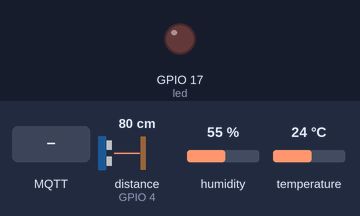
A sketch run on a simulated ESP32. On the bench: output pins drawn as LEDs (lit = HIGH). Wiring (from diagram.json): ultrasonic range finder: trigger GPIO 16; echo GPIO 4. The inputs (shaded band) are chosen by the test bench; at power-on: humidity 55 %, temperature 24 °C, distance to the obstacle (sensor on GPIO 4) 80 cm. The echo pulse lasts 58.3 µs per cm; WiFi joins after 1.5 s; servers stay silent unless stated; no MQTT or app messages arrive unless stated; pins used as bus, display or sensor lines are not drawn; what the sketch prints to the serial monitor is not drawn.

Above: at 2.7 s.
2.8 s: MQTT message "1" arrives on the first subscribed topic
At 3.7 s:
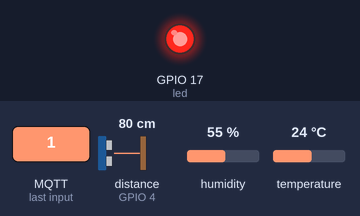
10.7 s: humidity set to 21 %
12.2 s: humidity set to 18 %
14.1 s: temperature set to 39.4 °C
20.5 s: temperature set to 40.8 °C
Timing chart, 0 to 23.5 s (numbered marks = the images above; inputs shaded):
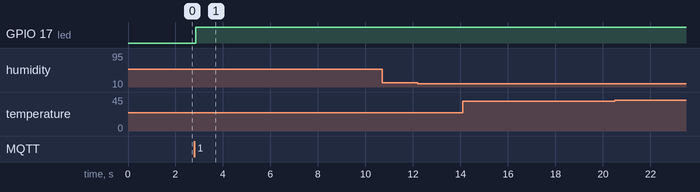

Measured:
- after the input at 2.8 s, GPIO 17 (led): LOW → HIGH after 0.05 s
- after the input at 10.7 s, every drawn part: stays the same
- after the input at 12.2 s, every drawn part: stays the same
- after the input at 14.1 s, every drawn part: stays the same
- after the input at 20.5 s, every drawn part: stays the same

The sketch:

sketch.ino
```cpp
#include <WiFi.h>
#include <PubSubClient.h>
#include <ArduinoJson.h>
#include <DHT.h>

#define DHTPIN 2
#define trigger 16
#define echo 4
#define led 17

DHT dht(DHTPIN, DHT22);

long getDistancia() {
  digitalWrite(trigger, LOW);
  delayMicroseconds(2);
  digitalWrite(trigger, HIGH);
  delayMicroseconds(10);
  digitalWrite(trigger, LOW);

  long duracao = pulseIn(echo, HIGH);
  long distancia = duracao * 0.034 / 2;

  return distancia;
}


long primeiraDistancia, segundaDistancia;
unsigned long primeiroTempo, segundoTempo;
float v;

WiFiClient wifiClient;
PubSubClient mqttClient(wifiClient);

void setup() {
  Serial.begin(9600);

  pinMode(trigger, OUTPUT);
  pinMode(echo, INPUT);
  pinMode(led, OUTPUT);

  dht.begin();

  WiFi.begin("Wokwi-GUEST", "");
  while (WiFi.status() != WL_CONNECTED) {
    delay(100);
    Serial.print(".");
  }
  Serial.println("\nWiFi Conectado!");

  mqttClient.setServer("test.mosquitto.org", 1883);
  mqttClient.setCallback([](char* topic, byte* payload, unsigned int length) {
    if (payload[0] == '1') {
      digitalWrite(led, HIGH);
      Serial.println("\nSISTEMA LIGADO");
    }
    if (payload[0] == '0') {
      digitalWrite(led, LOW);
      Serial.println("\nSISTEMA DESLIGADO");
    }
  });

  while (!mqttClient.connect("esp32-rafaelts")) {
    Serial.println("Conectando-se ao MQTT...");
    delay(1000);
  }

  Serial.println("MQTT conectado!");
  mqttClient.subscribe("led/control/rafaelts");

  Serial.println("Monitor de Velocidade Iniciado");
}

void loop() {
  if (!mqttClient.connected()) {
    mqttClient.connect("esp32-rafaelts");
  }

  mqttClient.loop();

  float t = dht.readTemperature();
  float h = dht.readHumidity();

  if (isnan(t) || isnan(h)) {
    Serial.println("Erro ao ler o sensor DHT!");
    return;
  }

  if (t > 40) {
    Serial.println("Temperatura inadequada para jogo");
  }

  if (h < 20) {
    Serial.println("Umidade inadequada para jogo");
  }

  primeiraDistancia = getDistancia();
  primeiroTempo = millis();

  delay(250);

  segundaDistancia = getDistancia();
  segundoTempo = millis();

  float deltaDistancia = abs(primeiraDistancia - segundaDistancia);
  float deltaTempo = (segundoTempo - primeiroTempo) / 1000.0;

  if (deltaTempo > 0) {
    v = deltaDistancia / deltaTempo;
  } else {
    v = 0;
  }

  Serial.println("--------------------");
  Serial.print("Distancia1: ");
  Serial.print(primeiraDistancia);
  Serial.println(" cm");

  Serial.print("Distancia2: ");
  Serial.print(segundaDistancia);
  Serial.println(" cm");

  Serial.print("Tempo: ");
  Serial.print(deltaTempo, 2);
  Serial.println(" s");

  Serial.print("Velocidade: ");
  Serial.print(v, 1);
  Serial.println(" cm/s");

  // Publicar no MQTT
  StaticJsonDocument<200> json;
  json["Temperatura"] = t;
  json["Umidade"] = h;
  json["Velocidade"] = v;
  json["Distancia1"] = primeiraDistancia;
  json["Distancia2"] = segundaDistancia;
  json["Tempo"] = deltaTempo;

  char jsonBuffer[200];
  serializeJson(json, jsonBuffer);

  mqttClient.publish("sensor/dht/rafaelts", jsonBuffer);

  Serial.println("JSON publicado no MQTT!!!");
}
```
